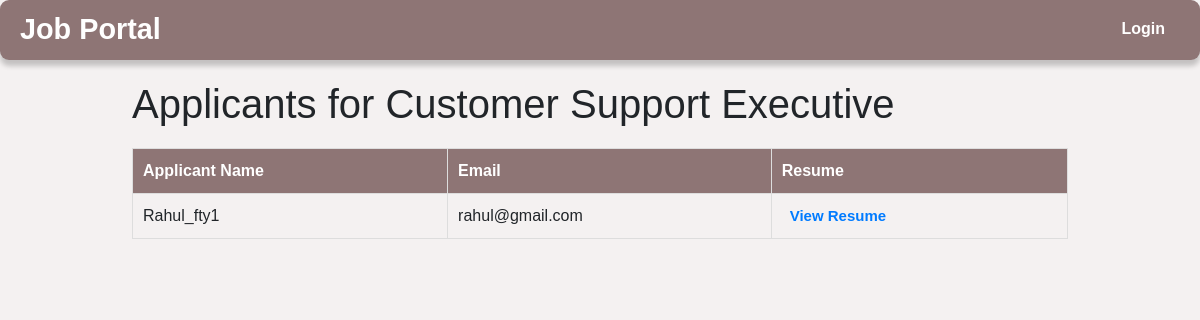
Screenshot of /job/1/applicants/ with the database file from the repository.
### job_app/models.py (models this page shows, shortened)
class Job(models.Model):
    title = models.CharField(max_length=100)
    industry = models.CharField(max_length=100)
    job_type = models.CharField(max_length=50)
    location = models.CharField(max_length=100)
    salary = models.DecimalField(max_digits=10, decimal_places=2)
    requirements = models.TextField()
    ideal_candidate = models.TextField(default='N/A')
    availability = models.BooleanField(default=True)
    created_at = models.DateTimeField(auto_now_add=True)
    user = models.ForeignKey(settings.AUTH_USER_MODEL, on_delete=models.CASCADE, null=True)
    applicants = models.ManyToManyField('Applicant.Applicant', related_name='applied_jobs', blank=True)

### Applicant/models.py (models this page shows, shortened)
class Application(models.Model):
    job = models.ForeignKey(Job, on_delete=models.CASCADE)
    applicant = models.ForeignKey(Applicant, on_delete=models.CASCADE)
    applied_at = models.DateTimeField(auto_now_add=True)

class Applicant(models.Model):
    name = models.CharField(max_length=100,null=True, blank=True)
    user = models.OneToOneField(User, on_delete=models.CASCADE, null=True, blank=True)
    username = models.CharField(max_length=150, unique=True)
    email = models.EmailField()
    password = models.CharField(max_length=128, null=True, blank=True)

### job_app/views.py (the view)
# urls.py: path('job/<int:job_id>/applicants/', job_applicants, name='job_applicants'),
def job_applicants(request, job_id):
    job = get_object_or_404(Job, id=job_id)
    applicants = Application.objects.filter(job=job).select_related('applicant')
    return render(request, 'job_applicants.html', {'job': job, 'applicants': applicants})

### job_app/templates/job_applicants.html (shortened to what this page needs)
{% extends "header_main.html" %}
{% block body %}
<div class="container">
<h1>Applicants for {{ job.title }}</h1>
<table>
    <thead>
        <tr>
            <th>Applicant Name</th>
            <th>Email</th>
            <th>Resume</th>
        </tr>
    </thead>
    <tbody>
        {% for application in applicants %}
            <tr>
                <td>{{ application.applicant.username }}</td>
                <td>{{ application.applicant.email }}</td>
                <td>
                    <a href="{{ applicant.resume_set.first.resume_file.url }}">View Resume</a>
                </td>
            </tr>
        {% empty %}
            <tr>
                <td colspan="3">No applicants yet.</td>
            </tr>
        {% endfor %}
    </tbody>
</table>
</div>
{% endblock %}

### job_app/templates/header_main.html (style rules this page uses)
* { margin: 0; padding: 0; box-sizing: border-box; }
body { font-family: Arial, sans-serif; background-color: #f8f9fa; padding-top: 60px; }
a { text-decoration: none; color: white; font-weight: bold; transition: color 0.3s; }

### job_app/templates/job_applicants.html (style rules this page uses)
body { font-family: Arial, sans-serif; background-color: #f4f1f1; margin: 0; padding: 0; }
.container { width: 80%; margin: 80px auto; }
table { width: 100%; border-collapse: collapse; margin-top: 20px; }
th, td { border: 1px solid #ddd; padding: 10px; text-align: left; }
th { background-color: #8e7575; color: white; }
td a { color: #007BFF; font-size: 15px; padding: 5px 8px; text-decoration: none; border-radius: 3px; }

### rows the page displays
Job: title "Customer Support Executive"
Application: applicant.username "Rahul_fty1", applicant.email "rahul@gmail.com"
